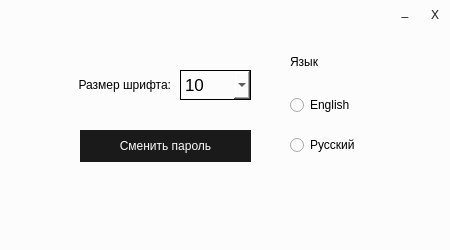
<?xml version="1.0" encoding="UTF-8"?>
<ui version="4.0">
 <class>settings</class>
 <widget class="QDialog" name="settings">
  <property name="geometry">
   <rect>
    <x>0</x>
    <y>0</y>
    <width>450</width>
    <height>250</height>
   </rect>
  </property>
  <property name="windowTitle">
   <string>Dialog</string>
  </property>
  <property name="styleSheet">
   <string notr="true">background-color: #fcfcfc;</string>
  </property>
  <widget class="QPushButton" name="pushButtonClose">
   <property name="geometry">
    <rect>
     <x>420</x>
     <y>0</y>
     <width>30</width>
     <height>30</height>
    </rect>
   </property>
   <property name="styleSheet">
    <string notr="true">background-color: transparent;
border: none;
color:  #1a1a1a;</string>
   </property>
   <property name="text">
    <string>X</string>
   </property>
  </widget>
  <widget class="QPushButton" name="pushButtonMinimize">
   <property name="geometry">
    <rect>
     <x>390</x>
     <y>-4</y>
     <width>30</width>
     <height>30</height>
    </rect>
   </property>
   <property name="styleSheet">
    <string notr="true">background-color: transparent;
border: none;
color:  #1a1a1a;</string>
   </property>
   <property name="text">
    <string>_</string>
   </property>
  </widget>
  <widget class="QComboBox" name="comboBoxFontSize">
   <property name="geometry">
    <rect>
     <x>180</x>
     <y>70</y>
     <width>71</width>
     <height>30</height>
    </rect>
   </property>
   <property name="font">
    <font>
     <pointsize>13</pointsize>
    </font>
   </property>
   <property name="styleSheet">
    <string notr="true">border-color: #1a1a1a;
border: 1px solid;

background-color: #fcfcfc;</string>
   </property>
   <item>
    <property name="text">
     <string>10</string>
    </property>
   </item>
   <item>
    <property name="text">
     <string>11</string>
    </property>
   </item>
   <item>
    <property name="text">
     <string>12</string>
    </property>
   </item>
   <item>
    <property name="text">
     <string>13</string>
    </property>
   </item>
   <item>
    <property name="text">
     <string>14</string>
    </property>
   </item>
   <item>
    <property name="text">
     <string>15</string>
    </property>
   </item>
   <item>
    <property name="text">
     <string>16</string>
    </property>
   </item>
  </widget>
  <widget class="QLabel" name="labelFontSize">
   <property name="geometry">
    <rect>
     <x>0</x>
     <y>70</y>
     <width>171</width>
     <height>30</height>
    </rect>
   </property>
   <property name="text">
    <string>Размер шрифта:</string>
   </property>
   <property name="alignment">
    <set>Qt::AlignRight|Qt::AlignTrailing|Qt::AlignVCenter</set>
   </property>
  </widget>
  <widget class="QPushButton" name="pushButtonChangePasswd">
   <property name="geometry">
    <rect>
     <x>80</x>
     <y>130</y>
     <width>171</width>
     <height>32</height>
    </rect>
   </property>
   <property name="styleSheet">
    <string notr="true">background-color: #1a1a1a;

border: none;
color: #fcfcfc;
text-align: center;</string>
   </property>
   <property name="text">
    <string>Сменить пароль</string>
   </property>
  </widget>
  <widget class="QRadioButton" name="radioButtonEn">
   <property name="geometry">
    <rect>
     <x>290</x>
     <y>90</y>
     <width>125</width>
     <height>30</height>
    </rect>
   </property>
   <property name="text">
    <string>English</string>
   </property>
  </widget>
  <widget class="QRadioButton" name="radioButtonRu">
   <property name="geometry">
    <rect>
     <x>290</x>
     <y>130</y>
     <width>125</width>
     <height>30</height>
    </rect>
   </property>
   <property name="text">
    <string>Русский</string>
   </property>
  </widget>
  <widget class="QLabel" name="labelLang">
   <property name="geometry">
    <rect>
     <x>290</x>
     <y>50</y>
     <width>141</width>
     <height>24</height>
    </rect>
   </property>
   <property name="text">
    <string>Язык</string>
   </property>
  </widget>
  <widget class="QLabel" name="labelStatus">
   <property name="geometry">
    <rect>
     <x>10</x>
     <y>190</y>
     <width>401</width>
     <height>51</height>
    </rect>
   </property>
   <property name="styleSheet">
    <string notr="true">color: #63c71c</string>
   </property>
   <property name="text">
    <string/>
   </property>
   <property name="alignment">
    <set>Qt::AlignRight|Qt::AlignTrailing|Qt::AlignVCenter</set>
   </property>
  </widget>
 </widget>
 <resources/>
 <connections/>
</ui>
